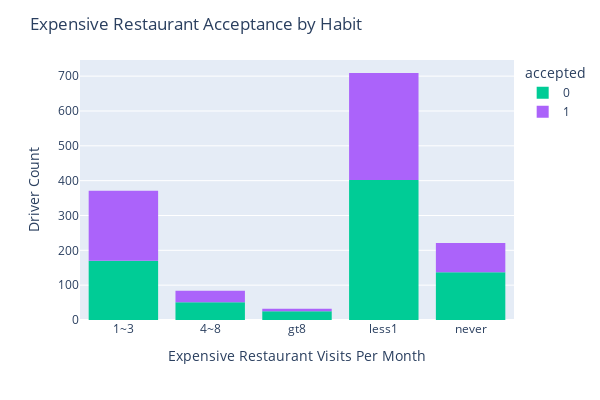

The notebook cell this image was saved under:
### Code cell
fig_mt20_habits = px.histogram(mt20, x=mt20['restaurant_20_to_50'].sort_values(), color='accepted', color_discrete_map={'1':'purple', '0':'green'})
fig_mt20_habits.update_layout(title='Expensive Restaurant Acceptance by Habit', 
                              xaxis_title='Expensive Restaurant Visits Per Month', 
                              yaxis_title='Driver Count',
                              height=400,
                              width=600)
fig_mt20_habits.show()

### Figure 1 — Plotly figure (JSON) as saved in the notebook; plotly's stock layout.template omitted (floating-point values rounded to 4 significant figures; data arrays with more than 128 entries replaced by an {"elided": "..."} marker saying what was removed)
{"data": [{"alignmentgroup": "True", "bingroup": "x", "hovertemplate": "accepted=0<br>x=%{x}<br>count=%{y}<extra></extra>", "legendgroup": "0", "marker": {"color": "#00cc96", "pattern": {"shape": ""}}, "name": "0", "offsetgroup": "0", "orientation": "v", "showlegend": true, "type": "histogram", "x": {"elided": "785 str values"}, "xaxis": "x", "yaxis": "y"}, {"alignmentgroup": "True", "bingroup": "x", "hovertemplate": "accepted=1<br>x=%{x}<br>count=%{y}<extra></extra>", "legendgroup": "1", "marker": {"color": "#ab63fa", "pattern": {"shape": ""}}, "name": "1", "offsetgroup": "1", "orientation": "v", "showlegend": true, "type": "histogram", "x": {"elided": "632 str values"}, "xaxis": "x", "yaxis": "y"}], "layout": {"barmode": "relative", "height": 400, "legend": {"title": {"text": "accepted"}, "tracegroupgap": 0}, "margin": {"t": 60}, "title": {"text": "Expensive Restaurant Acceptance by Habit"}, "width": 600, "xaxis": {"anchor": "y", "domain": [0, 1], "title": {"text": "Expensive Restaurant Visits Per Month"}}, "yaxis": {"anchor": "x", "domain": [0, 1], "title": {"text": "Driver Count"}}}}
